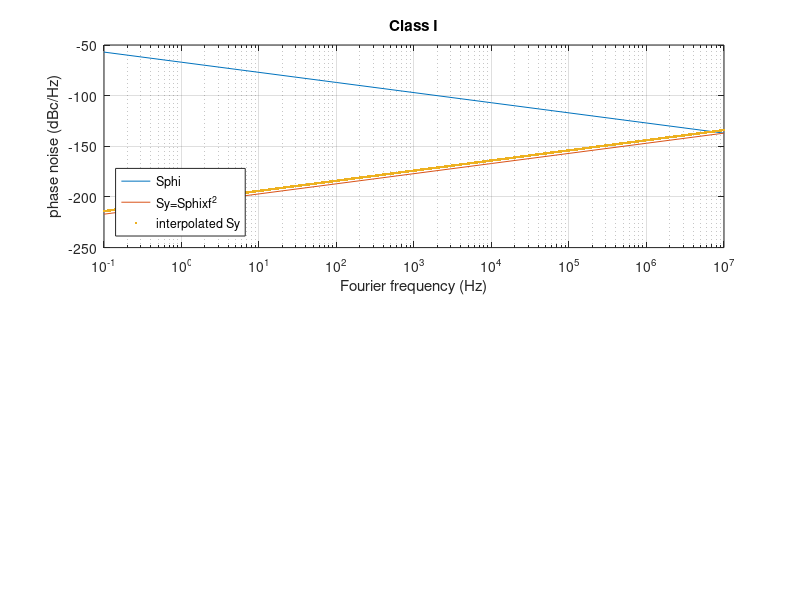
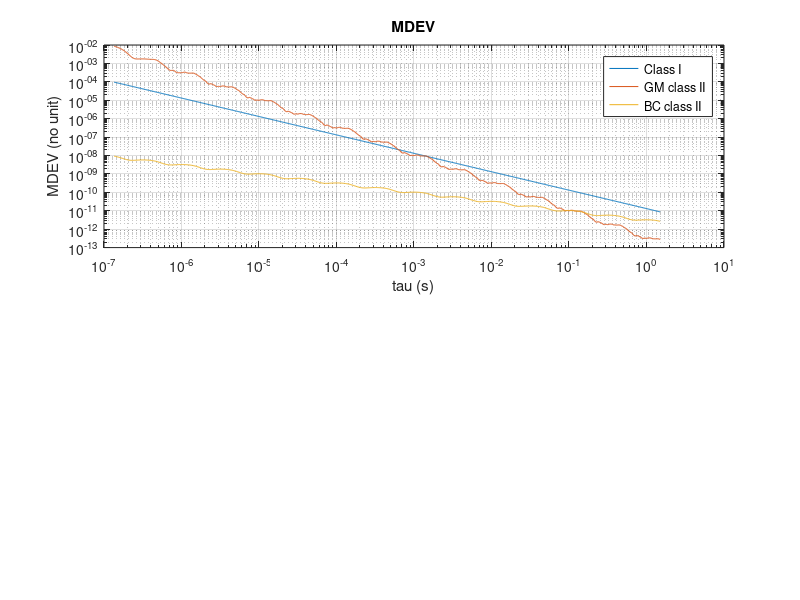
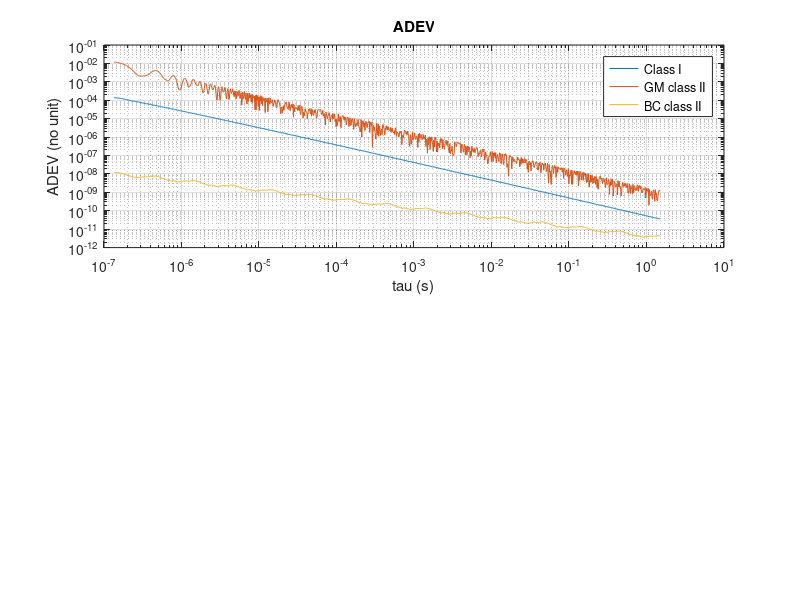

MATLAB code to generate these figures, in order:
close all
clear all

fc=1e7; % carrier frequency
N=100;  % interpolation factor
% phase noise spectral SdBc @ fF
fF=  [.1 1    10  100 1000 10000 1e5 1e6 1e7]; % extend 100 kHz measurement floor to 10 MHz

% sanity check: 1/f, constant and f
% Sphi=1/f   => Sy~f   => AVAR~1/tau^2 MVAR~1/tau^2 10*log10((24*log(2)-9*log(3))/8/pi/pi*2e-21)/2=-108.8
SdBc(:,1)=[-60  -70  -80  -90  -100 -110 -120 -130 -140]; 
% Sphi=cst   => Sy~f^2 => AVAR~1/tau^2 MVAR~1/tau^3 10*log10(3/8/pi/pi*2e-24)/2=-125.6
SdBc(:,2)=[-100 -100 -100 -100 -100 -100 -100 -100 -100]; 
% Sphi~1/f^2 => Sy~cst => AVAR~1/tau   MVAR~1/tau   10*log10(1/4*2e-23)/2=-116.5
SdBc(:,3)=[-70  -90  -110 -130 -150 -170 -190 -210 -230]; 

if (1==0)  % uncomment for sanity check
fF=  [.001 .01 .1 1    10  100 1000 10000 1e5 1e6 1e7] % extend 100 kHz measurement floor to 10 MHz
clear SdBc                                             % extrapolate below .01 Hz for 100 s ADEV
% WR specifications
SdBc(:,1)=[-70 -70 -70 -70  -70  -95  -120 -130 -130 -130 -130]; % BC/GM class I
SdBc(:,2)=[-100 -100 -100 -100 -100 -115 -130 -140 -140 -140 -140]; % GM class II (LJ)
SdBc(:,3)=[-90 -90 -90 -90  -90  -107 -125 -135 -135 -135 -135]  % BC class II
end        % uncomment for sanity check

SdBrad=SdBc+3;      % dBc/Hz -> dBrad^2/Hz
%%%%%%%% interpolate, convert SdBc to SdBrad to Sy (linear) & integrate to AVAR
for count=1:3
  Sy=(10.^(SdBrad(:,count)/10))'.*(fF.^2)/(fc^2);
  SydB=10*log10(Sy);
  Syint=[];
  fFint=[];
  for k=1:length(SdBc(:,count))-1
     Syint=[Syint SydB(k)+(SydB(k+1)-SydB(k))/(log10(fF(k+1))-log10(fF(k)))*(linspace(log10(fF(k)),log10(fF(k+1)),N)-log10(fF(k)))];
     fFint=[fFint 10.^(linspace(log10(fF(k)),log10(fF(k+1)),N))];
  end
  Syint=10.^(Syint/10);

k=find(fFint>=1);k=k(1);Syint(k) % display Sy at 1 Hz to match values from Francois Vernotte's chart

  if (count==1)
    figure(1)
    subplot(211)
    semilogx(fF,(SdBrad(:,count)))
    hold on
    semilogx(fF,10*log10(Sy))
    semilogx(fFint,10*log10(Syint)+3,'.');
    xlabel('Fourier frequency (Hz)')
    ylabel('phase noise (dBc/Hz)');legend('Sphi','Sy=Sphixf^2','interpolated Sy','location','southwest')
    grid on
    title('Class I')
  end
  m=1;
N=3
  taurange=logspace(log10(N*0.45/fF(end)),log10(0.45/fF(1)/N),1024);
% the 0.45 comes from the AVAR and MVAR spectral response |H(f.\tau)|^2 maximum power, see
% https://rubiola.org/pdf-lectures/Scientific%20Instruments%20L06-10,%20Oscillators.pdf slide 3
%   "Two Sample (Allan-like) variances" chart
  % taurange=logspace(log10(1/fF(end)),log10(1/fF(1)),1024);
  % taurange=logspace(-2,2,1024);
  for tau=taurange
% see https://rubiola.org/pdf-lectures/Scientific%20Instruments%20L06-10,%20Oscillators.pdf
% slide 49
    avar(m)=2*sum(Syint(1:end-1).*(fFint(2:end)-fFint(1:end-1)).*sin(pi*tau*fFint(1:end-1)).^4./(pi*tau*fFint(1:end-1)).^2);
% slide 51
    mvar(m)=2*sum(Syint(1:end-1).*(fFint(2:end)-fFint(1:end-1)).*sin(pi*tau*fFint(1:end-1)).^6./(pi*tau*fFint(1:end-1)).^4);
    m=m+1;
  end
  figure(99)
  subplot(211)
  % plot resulting adev=sqrt(avar)
  adev=sqrt(avar);
  loglog(taurange,adev)
  a=polyfit(log(taurange),log(adev),1);
  printf("ADEV: %f %f\n",a(1),10*log10(exp(a(2))))
  xlabel('tau (s)');ylabel('ADEV (no unit)')
  grid on
  hold on
  
  figure(98)
  subplot(211)
  % plot resulting mdev=sqrt(mvar)
  mdev=sqrt(mvar);
  loglog(taurange,mdev)
  a=polyfit(log(taurange),log(mdev),1);
  printf("MDEV: %f %f\n",a(1),10*log10(exp(a(2))))
  xlabel('tau (s)');ylabel('MDEV (no unit)')
  grid on
  hold on
end
title('MDEV')
legend('Class I','GM class II','BC class II')
figure(99)
title('ADEV')
legend('Class I','GM class II','BC class II')

% ADEV(1/f): -0.95 -102.6 v.s -1
% MDEV(1/f): -1.05 -111.6 v.s -1
% ADEV(cst): -1.00 -87.8  v.s -1
% MDEV(cst): -1.51 -124.5 v.s -1.5
% ADEV(f)  : -0.51 -115.7 v.s -0.5
% MDEV(f)  : -0.54 -118.3 v.s -0.5
